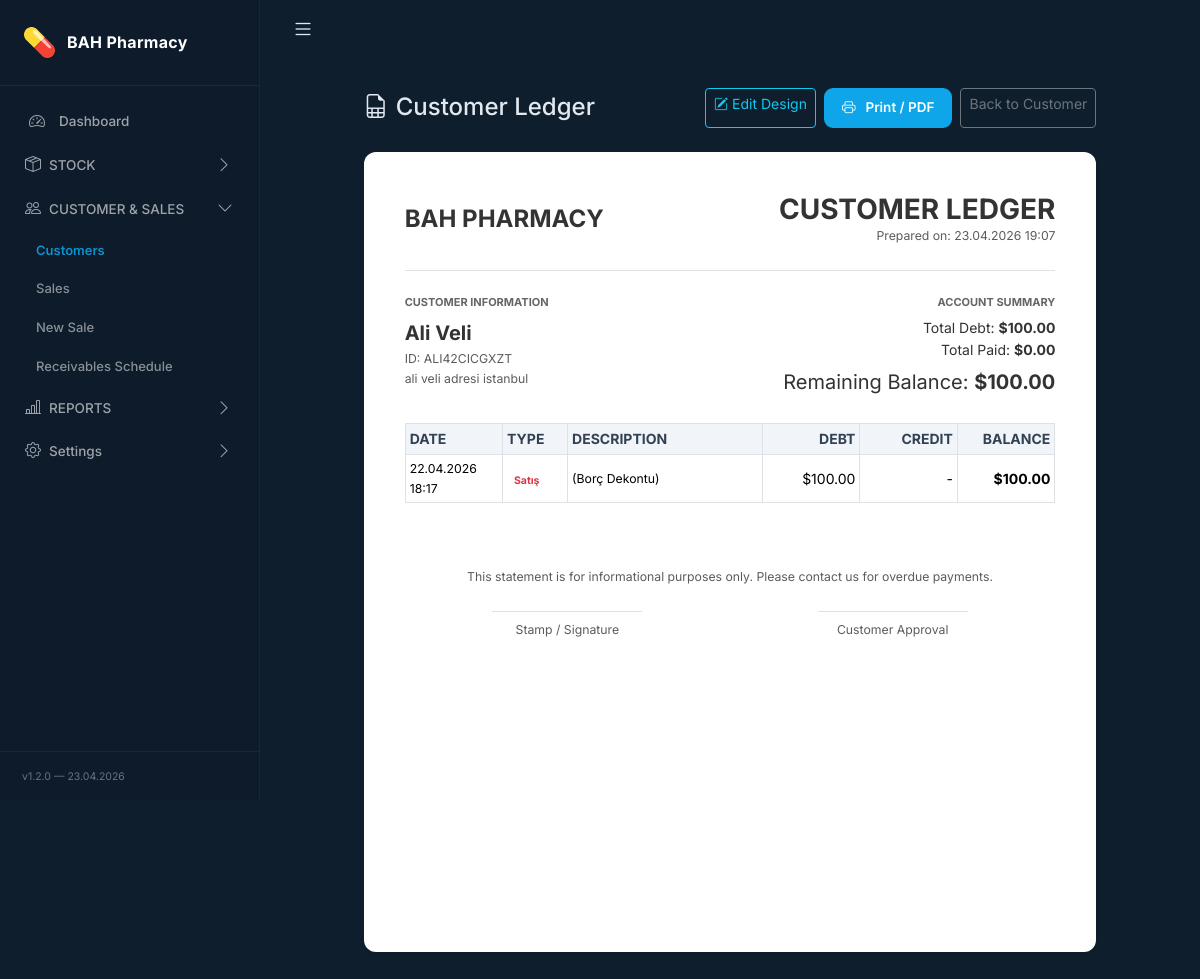
The app's page /modules/customers/ledger.php?id=3 (signed in) with its own data.
### tables this page shows
CREATE TABLE `customers` (
  `id` int(10) unsigned NOT NULL AUTO_INCREMENT,
  `unique_id` varchar(36) NOT NULL COMMENT 'UUID',
  `first_name` varchar(100) NOT NULL,
  `last_name` varchar(100) NOT NULL,
  `phone` varchar(20) DEFAULT NULL,
  `address` text DEFAULT NULL,
  `payment_due_days` int(10) unsigned DEFAULT 30 COMMENT 'Vade günü',
  `total_debt` decimal(12,2) NOT NULL DEFAULT 0.00,
  `currency` varchar(10) DEFAULT 'USD',
  `is_active` tinyint(1) NOT NULL DEFAULT 1,
  `created_at` datetime DEFAULT current_timestamp(),
  `updated_at` datetime DEFAULT current_timestamp() ON UPDATE current_timestamp(),
  PRIMARY KEY (`id`),
  UNIQUE KEY `unique_id` (`unique_id`)
);

### core/helpers.php (called while the page is built, shortened)
<?php
function e(string $str): string
{
    return htmlspecialchars($str, ENT_QUOTES | ENT_HTML5, 'UTF-8');
}
function get(string $key, string $default = ''): string
{
    return isset($_GET[$key]) ? trim($_GET[$key]) : $default;
}
function getReportTemplate(string $type, $pdo): array
{
    $default = [
        'sections' => [
            ['id' => 'logo_header', 'visible' => true, 'order' => 0, 'label' => 'Logo & Başlık'],
            ['id' => 'customer_meta', 'visible' => true, 'order' => 1, 'label' => 'Müşteri & Tarih'],
            ['id' => 'summary_bar', 'visible' => true, 'order' => 2, 'label' => 'Özet / Toplam'],
            ['id' => 'main_table', 'visible' => true, 'order' => 3, 'label' => 'İşlem Tablosu'],
            ['id' => 'notes_footer', 'visible' => true, 'order' => 4, 'label' => 'Alt Bilgi']
        ],
        'settings' => ['logo_size' => 60, 'font_size' => 14, 'hide_header_nav' => true]
    ];
    try {
        $stmt = $pdo->prepare("SELECT value FROM settings WHERE `key` = :k");
        $stmt->execute([':k' => "report_template_" . $type]);
        $json = $stmt->fetchColumn();
        if (!$json)
            return $default;
        $data = json_decode($json, true);
        return array_merge($default, $data);
    } catch (Exception $e) {
        return $default;
    }
}

### core/currency.php (called while the page is built, shortened)
<?php
function getCurrentCurrency(): string
{
    return $_COOKIE['bah_currency'] ?? 'USD';
}
function getCurrencyList(): array
{
    try {
        $pdo = Database::getInstance();
        $check = $pdo->query("SHOW TABLES LIKE 'currencies'");
        $rows = $pdo->query("SELECT * FROM currencies WHERE is_active = 1 ORDER BY code")->fetchAll();
        $list = [];
        foreach ($rows as $r) {
            $list[$r['code']] = [
                'symbol' => $r['symbol'],
                'name' => $r['name'],
                'code' => $r['code'],
                'pos' => $r['position'],
                'dec' => $r['decimal_sep'],
                'thou' => $r['thousand_sep'],
            ];
        }
        return $list;
    } catch (Exception $e) {
        return getDefaultCurrencies();
    }
}
function getCurrencyInfo(?string $code = null): array
{
    $code = $code ?? getCurrentCurrency();
    $list = getCurrencyList();
    return $list[$code] ?? $list['USD'] ?? getDefaultCurrencies()['USD'];
}
function formatMoney(float $amount, ?string $code = null): string
{
    $c = getCurrencyInfo($code);
    $formatted = number_format(abs($amount), 2, $c['dec'], $c['thou']);
    $sign = $amount < 0 ? '-' : '';
    if ($c['pos'] === 'before') {
        return $sign . $c['symbol'] . $formatted;
    }
    return $sign . $formatted . ' ' . $c['symbol'];
}

### modules/customers/ledger.php (the view, shortened to what this page needs)
<?php
$pdo = Database::getInstance();
$id = (int) get('id');
$stmt = $pdo->prepare("SELECT * FROM customers WHERE id = :id");
$stmt->execute([':id' => $id]);
$customer = $stmt->fetch();
$sql = "
    SELECT id as ref_id, 'sale' as type, final_amount as amount, created_at, note
    FROM sales
    WHERE customer_id = :cid1
    UNION ALL
    SELECT id as ref_id, 'payment' as type, amount, created_at, note
    FROM payments
    WHERE customer_id = :cid2
    ORDER BY created_at ASC
";
$stmtL = $pdo->prepare($sql);
$stmtL->execute([':cid1' => $id, ':cid2' => $id]);
$ledger = $stmtL->fetchAll();
require_once dirname(__DIR__, 2) . '/core/layout_header.php';
$tpl = getReportTemplate('ledger', $pdo);
$totalDebt = $pdo->prepare("SELECT SUM(final_amount) FROM sales WHERE customer_id = ?");
$totalDebt->execute([$id]);
$totalPaid = $pdo->prepare("SELECT SUM(amount) FROM payments WHERE customer_id = ?");
$totalPaid->execute([$id]);
$summary = [
    'total_debt' => (float) ($totalDebt->fetchColumn() ?: 0),
    'total_paid' => (float) ($totalPaid->fetchColumn() ?: 0)
];
$logs = [];
foreach ($ledger as $item) {
    if ($item['type'] === 'sale') {
        $logs[] = ['date' => $item['created_at'], 'type' => 'Satış', 'note' => $item['note'], 'debt' => (float) $item['amount'], 'credit' => 0];
    } else {
        $logs[] = ['date' => $item['created_at'], 'type' => 'Tahsilat', 'note' => $item['note'], 'debt' => 0, 'credit' => (float) $item['amount']];
    }
}
?>
<div class="row justify-content-center">
    <div class="col-lg-10">
        <div class="d-flex align-items-center justify-content-between mb-4 d-print-none">
            <h4 style="margin:0;"><i class="bi bi-file-earmark-spreadsheet me-2"></i>Customer Ledger</h4>
            <div class="d-flex gap-2">
                <a href="<?= BASE_URL ?>/modules/settings/reports.php?type=ledger" class="btn btn-outline-info btn-sm">
                    <i class="bi bi-pencil-square me-1"></i>Edit Design</a>
                <button onclick="window.print()" class="btn-accent btn-sm">
                    <i class="bi bi-printer me-1"></i>Print / PDF</button>
                <a href="detail.php?id=<?= $id ?>" class="btn btn-outline-secondary btn-sm">Back to Customer</a>
            </div>
        </div>
        <div class="panel report-paper shadow-sm">
            <?php
            $sections = $tpl['sections'];
            usort($sections, function ($a, $b) {
                return ($a['order'] ?? 0) - ($b['order'] ?? 0); });
            foreach ($sections as $sec):
                echo '<div class="section-box" id="section-' . $sec['id'] . '">';
                switch ($sec['id']) {
                    case 'logo_header': ?>
                        <div class="d-flex justify-content-between align-items-center border-bottom pb-4">
                            <div>
                                <?php if (file_exists(dirname(__DIR__, 2) . '/storage/images/logo.png')): ?>
                                    <img src="<?= BASE_URL ?>/storage/images/logo.png" class="report-logo">
                                <?php else: ?>
                                    <h4 class="fw-bold m-0">BAH PHARMACY</h4>
                                <?php endif; ?>
                            </div>
                            <div class="text-end">
                                <h3 class="fw-bold m-0">CUSTOMER LEDGER</h3>
                                <div class="text-muted small">Prepared on: <?= date('d.m.Y H:i') ?></div>
                            </div>
                        </div>
                        <?php break;
                    case 'customer_meta': ?>
                        <div class="row mt-4">
                            <div class="col-6">
                                <h6 class="fw-bold opacity-75 text-uppercase mb-2" style="font-size:11px;">CUSTOMER INFORMATION</h6>
                                <div class="fs-5 fw-bold"><?= e($customer['first_name'] . ' ' . $customer['last_name']) ?></div>
                                <div class="text-muted small">ID: <?= e($customer['unique_id']) ?></div>
                                <div class="text-muted small"><?= e($customer['address']) ?></div>
                            </div>
                            <div class="col-6 text-end">
                                <h6 class="fw-bold opacity-75 text-uppercase mb-2" style="font-size:11px;">ACCOUNT SUMMARY</h6>
                                <div>Total Debt: <strong><?= formatMoney($summary['total_debt']) ?></strong></div>
                                <div>Total Paid: <strong><?= formatMoney($summary['total_paid']) ?></strong></div>
                                <div class="mt-1 fs-5">Remaining Balance: <strong
                                        class="text-accent"><?= formatMoney($customer['total_debt']) ?></strong></div>
                            </div>
                        </div>
                        <?php break;
                    case 'main_table': ?>
                        <div class="mt-4">
                            <table class="table table-bordered table-sm align-middle">
                                <thead>
                                    <tr>
                                        <th style="width:15%">Date</th>
                                        <th style="width:10%">Type</th>
                                        <th>Description</th>
                                        <th class="text-end" style="width:15%">Debt</th>
                                        <th class="text-end" style="width:15%">Credit</th>
                                        <th class="text-end" style="width:15%">Balance</th>
                                    </tr>
                                </thead>
                                <tbody>
                                    <?php
                                    $runningBalance = 0;
                                    foreach ($logs as $log):
                                        $runningBalance += ($log['debt'] - $log['credit']);
                                        ?>
                                        <tr>
                                            <td class="small"><?= date('d.m.Y H:i', strtotime($log['date'])) ?></td>
                                            <td><span
                                                    class="badge bg-<?= $log['debt'] > 0 ? 'danger' : 'success' ?>-soft text-<?= $log['debt'] > 0 ? 'danger' : 'success' ?>"><?= $log['type'] ?></span>
                                            </td>
                                            <td class="small"><?= e($log['note']) ?></td>
                                            <td class="text-end"><?= $log['debt'] > 0 ? formatMoney($log['debt']) : '-' ?></td>
                                            <td class="text-end"><?= $log['credit'] > 0 ? formatMoney($log['credit']) : '-' ?></td>
                                            <td class="text-end fw-bold"><?= formatMoney($runningBalance) ?></td>
                                        </tr>
                                    <?php endforeach; ?>
                                </tbody>
                            </table>
                        </div>
                        <?php break;
                    case 'notes_footer': ?>
                        <div class="mt-5 pt-3 text-center text-muted small">
                            <p>This statement is for informational purposes only. Please contact us for overdue payments.</p>
                            <div class="mt-4 d-flex justify-content-around">
                                <div class="border-top pt-2" style="width:150px;">Stamp / Signature</div>
                                <div class="border-top pt-2" style="width:150px;">Customer Approval</div>
                            </div>
                        </div>
                        <?php break;
                }
                echo '</div>';
            endforeach; ?>
        </div>
    </div>
</div>
<?php require_once dirname(__DIR__, 2) . '/core/layout_footer.php'; ?>

### public/assets/css/app.css (style rules this page uses)
:root { --sidebar-bg: #0d1b2a; --sidebar-width: 260px; --topbar-height: 60px; --accent: #0ea5e9; --accent-hover: #0284c7; --accent-soft: rgba(14, 165, 233, 0.12); --body-bg: #0f1e2d; --card-bg: #162333; --card-border: rgba(255, 255, 255, 0.07); --text-primary: #e2e8f0; --text-muted: #64748b; --success: #22c55e; --danger: #ef4444; --warning: #f59e0b; --font: 'Inter', -apple-system, sans-serif; --radius: 12px; --transition: 0.22s ease; }
*, *::before, *::after { box-sizing: border-box; }
body { margin: 0; font-family: var(--font); background: var(--body-bg); color: var(--text-primary); font-size: 14px; line-height: 1.6; }
.panel { background: var(--card-bg); border: 1px solid var(--card-border); border-radius: var(--radius); overflow: hidden; }
.btn-accent { background: var(--accent); color: #fff; border: none; padding: 9px 18px; border-radius: 9px; font-size: 13.5px; font-weight: 600; cursor: pointer; transition: background var(--transition), transform var(--transition); display: inline-flex; align-items: center; gap: 6px; text-decoration: none; }

### records on screen
customers: first_name+last_name "Ali Veli", unique "ALI42CICGXZT", address "ali veli adresi istanbul"

### other values on screen
__('app_name') "BAH Pharmacy"
__('dashboard') "Dashboard"
__('menu_stock') "STOCK"
__('menu_customer_sales') "CUSTOMER & SALES"
__('customers') "Customers"
__('sales') "Sales"
__('new_sale') "New Sale"
__('receivables_schedule') "Receivables Schedule"
__('menu_reports') "REPORTS"
__('settings') "Settings"
formatMoney($summary['total_debt']) "$100.00"
formatMoney($summary['total_paid']) "$0.00"
formatMoney($customer['total_debt']) "$100.00"
date('d.m.Y H:i', strtotime($log['date'])) "22.04.2026 18:17"
$log['type'] "Satış"
